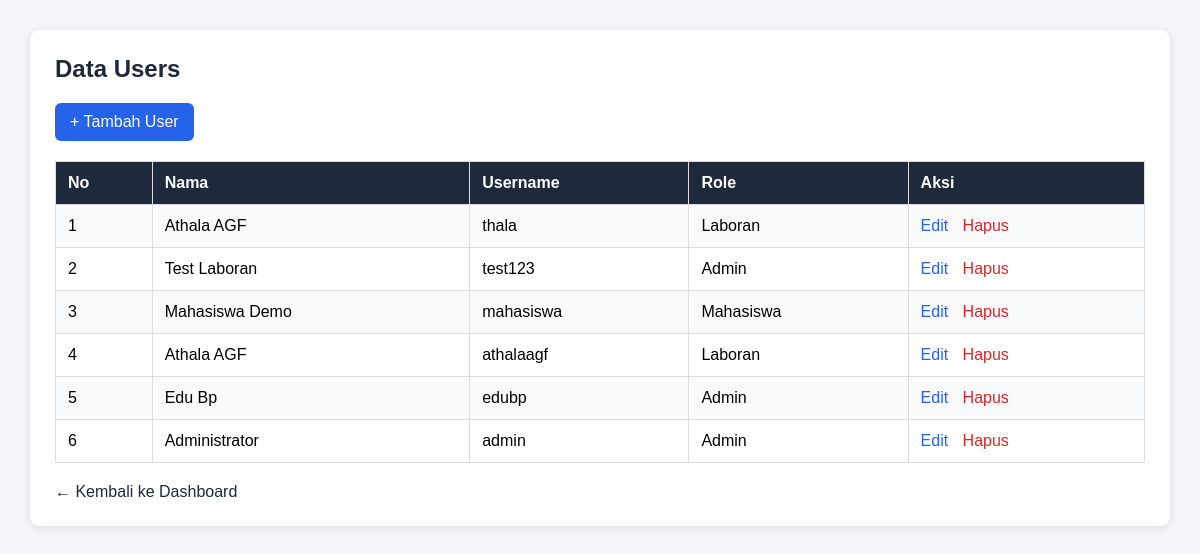
/inventaris_lab_project2/backend/admin/users/index.php (signed in), run on the app's committed database.
### tables this page shows
CREATE TABLE `users` (
  `id_user` int(11) NOT NULL,
  `nama` varchar(100) NOT NULL,
  `nim` varchar(20) DEFAULT NULL,
  `username` varchar(50) NOT NULL,
  `password` varchar(255) NOT NULL,
  `role` enum('admin','laboran','mahasiswa') NOT NULL,
  `created_at` timestamp NOT NULL DEFAULT current_timestamp(),
  `prodi` varchar(100) DEFAULT NULL,
  `kelas` varchar(50) DEFAULT NULL,
  `no_hp` varchar(20) DEFAULT NULL
);

### inventaris_lab_project2/backend/admin/users/index.php (the view, shortened to what this page needs)
<?php
include '../../config/koneksi.php';
$query = mysqli_query($conn, "
    SELECT * FROM users
    ORDER BY id_user DESC
");
?>
<!DOCTYPE html>
<html lang="id">
<head>
</head>
<body>
<div class="container">
    <h2>Data Users</h2>
    <a href="tambah.php" class="btn-tambah">
        + Tambah User
    </a>
    <table>
        <tr>
            <th>No</th>
            <th>Nama</th>
            <th>Username</th>
            <th>Role</th>
            <th>Aksi</th>
        </tr>
        <?php $no = 1; ?>
        <?php while($row = mysqli_fetch_assoc($query)) : ?>
        <tr>
            <td><?= $no++; ?></td>
            <td><?= htmlspecialchars($row['nama']); ?></td>
            <td><?= htmlspecialchars($row['username']); ?></td>
            <td><?= ucfirst($row['role']); ?></td>
            <td>
                <a class="edit"
                   href="edit.php?id=<?= $row['id_user']; ?>">
                    Edit
                </a>
                <a class="hapus"
                   href="hapus.php?id=<?= $row['id_user']; ?>"
                   onclick="return confirm('Yakin ingin menghapus user?')">
                    Hapus
                </a>
            </td>
        </tr>
        <?php endwhile; ?>
    </table>
    <a href="../../index.php" class="kembali">
        ← Kembali ke Dashboard
    </a>
</div>
</body>
</html>

### inventaris_lab_project2/backend/admin/users/index.php (style rules this page uses)
* { margin:0; padding:0; box-sizing:border-box; font-family:Arial,sans-serif; }
body { background:#f4f6f9; padding:30px; }
.container { background:#fff; padding:25px; border-radius:10px; box-shadow:0 2px 10px rgba(0,0,0,.1); }
h2 { margin-bottom:20px; color:#1e293b; }
.btn-tambah { display:inline-block; padding:10px 15px; background:#2563eb; color:#fff; text-decoration:none; border-radius:6px; margin-bottom:20px; }
table { width:100%; border-collapse:collapse; }
th, td { border:1px solid #ddd; padding:12px; text-align:left; }
th { background:#1e293b; color:#fff; }
tr:nth-child(even) { background:#f9fafb; }
.edit { color:#2563eb; text-decoration:none; margin-right:10px; }
.hapus { color:#dc2626; text-decoration:none; }
.kembali { display:inline-block; margin-top:20px; text-decoration:none; color:#1e293b; }

### data on the page
users: nama "Athala AGF", username "thala", role "Laboran"
users: nama "Test Laboran", username "test123", role "Admin"
users: nama "Mahasiswa Demo", username "mahasiswa", role "Mahasiswa"
users: nama "Athala AGF", username "athalaagf", role "Laboran"
users: nama "Edu Bp", username "edubp", role "Admin"
users: nama "Administrator", username "admin", role "Admin"
